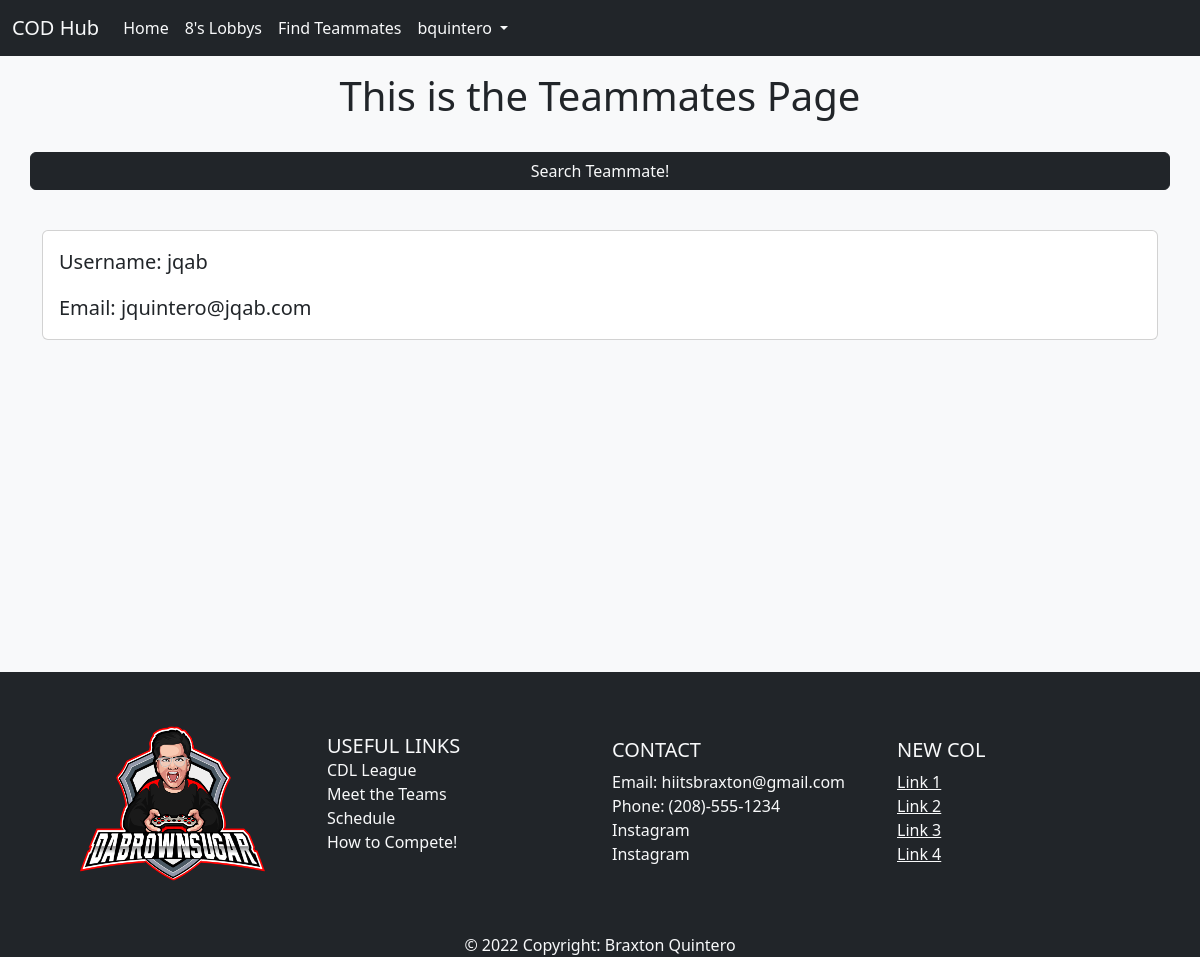
The page /teammates/2 (signed in) on the database its author committed.
### app/models.py (models this page shows, shortened)
class User(db.Model, UserMixin):
    id = db.Column(db.Integer, primary_key=True)
    email = db.Column(db.String(50), nullable=False, unique=True)
    username = db.Column(db.String(50), nullable=False, unique=True)
    password = db.Column(db.String(256), nullable=False)
    date_created = db.Column(db.DateTime, nullable=False, default=datetime.utcnow)

### app/routes.py (the view)
@app.route("/teammates/<user_id>", methods= ["GET", "POST"])
@login_required
def teammates(user_id):
    user = User.query.get(user_id)
    return render_template('teammates.html', user=user)

### app/models.py (called while the page is built)
@login.user_loader
def load_user(user_id):
    return User.query.get(user_id)

### app/templates/teammates.html (shortened to what this page needs)
{% extends "base.html" %}
{% block content %}
<div class="row align-items-center justify-content-evenly text-center mt-3">
    <h1>This is the Teammates Page</h1>
    <a href="{{ url_for('search_teammates') }}" class="btn btn-dark my-4 text-light">Search Teammate!</a>
</div>
<div class="card my-3">
    <div class="card-body">
    <blockquote class="blockquote mb-0">
        <p>Username: {{ user.username }}</p>
        <p>Email: {{ user.email }}</p>
    </blockquote>
    </div>
</div>
{% endblock content %}

### app/templates/navbar.html (shortened to what this page needs)
  <nav class="navbar navbar-expand-lg bg-dark">
    <div class="container-fluid">
      <a class="navbar-brand text-light">COD Hub</a>
      <div class="collapse navbar-collapse justify-content-start" id="navbarNavDropdown">
        <ul class="navbar-nav">
          <li class="nav-item">
            <a class="nav-link active text-light" aria-current="page" href="{{ url_for('index') }}">Home</a>
          </li>
          {% if current_user.is_authenticated %}
          <li class="nav-item">
            <a class="nav-link active text-light" aria-current="page" href="{{ url_for('eights') }}">8's Lobbys</a>
          </li>
          <li class="nav-item">
            <a class="nav-link active text-light" aria-current="page" href="{{ url_for('search_teammates') }}">Find Teammates</a>
          </li>
          <li class="nav-item dropdown text-light">
            <a class="nav-link active dropdown-toggle text-light" href="#" role="button" data-bs-toggle="dropdown" aria-expanded="false">
              {{ current_user.username }}
            </a>
          </li>
          {% endif %}
        </ul>
      </div>
    </div>
  </nav>

### rows shown on the page
User: username "bquintero"
User: username "jqab", email "jquintero@jqab.com"
